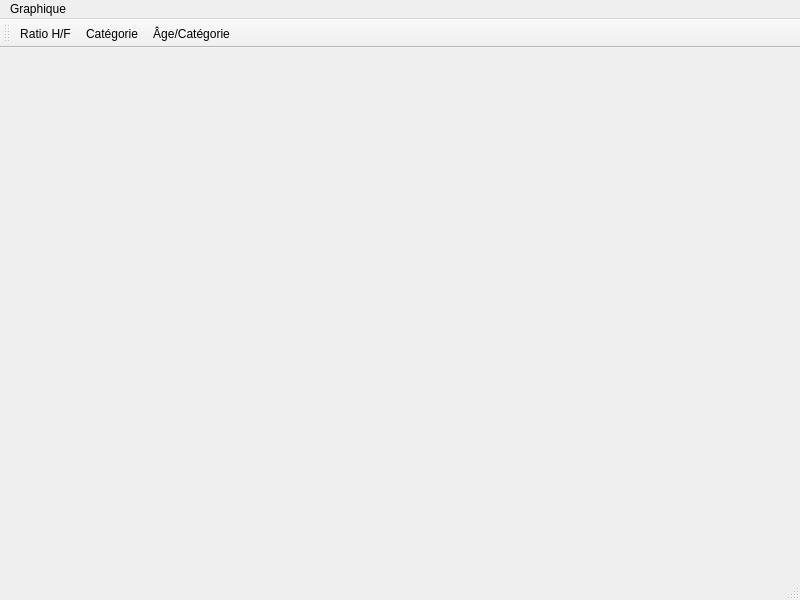
<?xml version="1.0" encoding="UTF-8"?>
<ui version="4.0">
 <class>Titanic</class>
 <widget class="QMainWindow" name="Titanic">
  <property name="geometry">
   <rect>
    <x>0</x>
    <y>0</y>
    <width>800</width>
    <height>600</height>
   </rect>
  </property>
  <property name="windowTitle">
   <string>Titanic</string>
  </property>
  <widget class="QWidget" name="centralwidget"/>
  <widget class="QMenuBar" name="menubar">
   <property name="geometry">
    <rect>
     <x>0</x>
     <y>0</y>
     <width>800</width>
     <height>21</height>
    </rect>
   </property>
   <widget class="QMenu" name="menuGraphique">
    <property name="title">
     <string>Graphique</string>
    </property>
    <addaction name="actionRatio_H_F"/>
    <addaction name="actionCategorie"/>
    <addaction name="actionAgeCategorie"/>
   </widget>
   <addaction name="menuGraphique"/>
  </widget>
  <widget class="QStatusBar" name="statusbar"/>
  <widget class="QToolBar" name="toolBar">
   <property name="windowTitle">
    <string>toolBar</string>
   </property>
   <attribute name="toolBarArea">
    <enum>TopToolBarArea</enum>
   </attribute>
   <attribute name="toolBarBreak">
    <bool>false</bool>
   </attribute>
   <addaction name="actionRatio_H_F"/>
   <addaction name="actionCategorie"/>
   <addaction name="actionAgeCategorie"/>
  </widget>
  <action name="actionRatio_H_F">
   <property name="text">
    <string>Ratio H/F</string>
   </property>
  </action>
  <action name="actionCategorie">
   <property name="text">
    <string>Catégorie</string>
   </property>
  </action>
  <action name="actionAgeCategorie">
   <property name="text">
    <string>Âge/Catégorie</string>
   </property>
  </action>
 </widget>
 <resources/>
 <connections/>
</ui>
